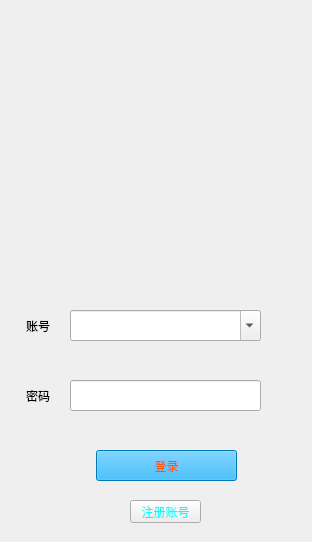
<?xml version="1.0" encoding="UTF-8"?>
<ui version="4.0">
 <class>MainWindow</class>
 <widget class="QWidget" name="MainWindow">
  <property name="geometry">
   <rect>
    <x>0</x>
    <y>0</y>
    <width>312</width>
    <height>542</height>
   </rect>
  </property>
  <property name="windowTitle">
   <string>MainWindow</string>
  </property>
  <widget class="QLineEdit" name="le_passwd">
   <property name="geometry">
    <rect>
     <x>70</x>
     <y>380</y>
     <width>191</width>
     <height>31</height>
    </rect>
   </property>
   <property name="styleSheet">
    <string notr="true">font: 75 11pt &quot;Terminal&quot;;</string>
   </property>
  </widget>
  <widget class="QLabel" name="la_account">
   <property name="geometry">
    <rect>
     <x>26</x>
     <y>310</y>
     <width>31</width>
     <height>31</height>
    </rect>
   </property>
   <property name="text">
    <string>账号</string>
   </property>
  </widget>
  <widget class="QLabel" name="la_passwd">
   <property name="geometry">
    <rect>
     <x>26</x>
     <y>380</y>
     <width>31</width>
     <height>31</height>
    </rect>
   </property>
   <property name="text">
    <string>密码</string>
   </property>
  </widget>
  <widget class="QPushButton" name="btn_login">
   <property name="geometry">
    <rect>
     <x>96</x>
     <y>450</y>
     <width>141</width>
     <height>31</height>
    </rect>
   </property>
   <property name="styleSheet">
    <string notr="true">background-color: rgb(0, 170, 255);
color: rgb(255, 85, 0);</string>
   </property>
   <property name="text">
    <string>登录</string>
   </property>
  </widget>
  <widget class="QPushButton" name="btn_register">
   <property name="geometry">
    <rect>
     <x>130</x>
     <y>500</y>
     <width>71</width>
     <height>23</height>
    </rect>
   </property>
   <property name="styleSheet">
    <string notr="true">color: rgb(0, 255, 255);</string>
   </property>
   <property name="text">
    <string>注册账号</string>
   </property>
  </widget>
  <widget class="QLabel" name="label">
   <property name="geometry">
    <rect>
     <x>0</x>
     <y>0</y>
     <width>341</width>
     <height>541</height>
    </rect>
   </property>
   <property name="text">
    <string/>
   </property>
   <property name="pixmap">
    <pixmap resource="Images/picture.qrc">:/image/登录界面.jpg</pixmap>
   </property>
   <property name="scaledContents">
    <bool>true</bool>
   </property>
  </widget>
  <widget class="QComboBox" name="com_accout">
   <property name="geometry">
    <rect>
     <x>70</x>
     <y>310</y>
     <width>191</width>
     <height>31</height>
    </rect>
   </property>
   <property name="styleSheet">
    <string notr="true">font: 75 11pt &quot;Terminal&quot;;</string>
   </property>
   <property name="editable">
    <bool>true</bool>
   </property>
  </widget>
  <widget class="QLabel" name="lab_warning">
   <property name="geometry">
    <rect>
     <x>90</x>
     <y>430</y>
     <width>171</width>
     <height>16</height>
    </rect>
   </property>
   <property name="styleSheet">
    <string notr="true">color: rgb(255, 0, 0);</string>
   </property>
   <property name="text">
    <string/>
   </property>
  </widget>
  <widget class="QLabel" name="label_2">
   <property name="geometry">
    <rect>
     <x>110</x>
     <y>500</y>
     <width>21</width>
     <height>21</height>
    </rect>
   </property>
   <property name="text">
    <string/>
   </property>
   <property name="pixmap">
    <pixmap resource="Images/picture.qrc">:/image/主播标志.png</pixmap>
   </property>
   <property name="scaledContents">
    <bool>true</bool>
   </property>
  </widget>
  <zorder>label</zorder>
  <zorder>le_passwd</zorder>
  <zorder>la_account</zorder>
  <zorder>la_passwd</zorder>
  <zorder>btn_login</zorder>
  <zorder>btn_register</zorder>
  <zorder>com_accout</zorder>
  <zorder>lab_warning</zorder>
  <zorder>label_2</zorder>
 </widget>
 <layoutdefault spacing="6" margin="11"/>
 <resources>
  <include location="Images/picture.qrc"/>
 </resources>
 <connections/>
</ui>
